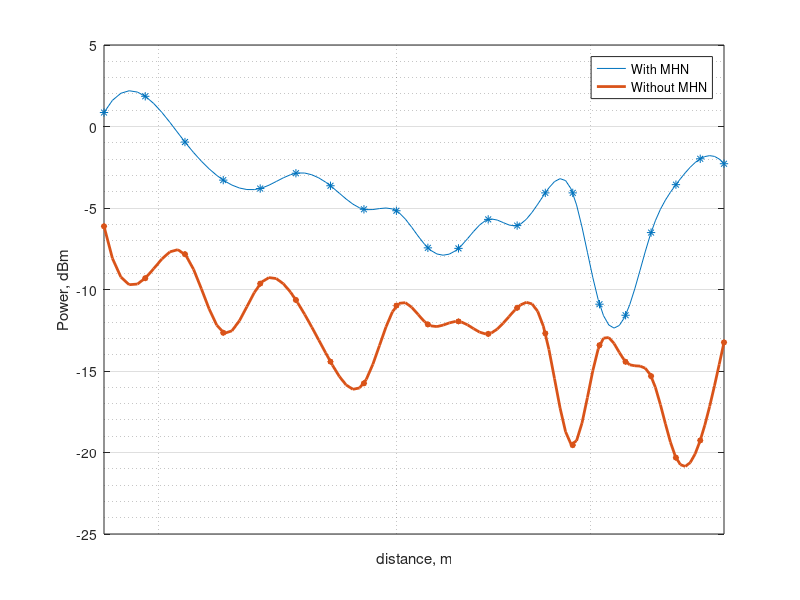

Recreate this plot in MATLAB. (Note: this script raises an error after producing the figure.)
%% Comparison between the received power level with and without M-H node:
%   Setup
%
%   1) With MHN      
%    
%   2) Withouth MHN
%
%%%%%%%%%%%%%%%%%%%%%%%%%%%%%%%%%%%%%%%%%%


clc;clear; close all;

%---With MH node ----------------------------------------------------------%
load('./data/data1_MH_DLOS_ESN_received_power.mat');
d1 = distance;
P1_dBm_calib = Power_ESN_rx_av_all_cal_dBm;
P1_w_calib   = Power_ESN_rx_av_all_cal_w;

load('./data/data1_MH_DLOS_ESN_rectified_voltage.mat');
V1_rms = V_rms_all;

%--Withouth MH node -------------------------------------------------------%
load('./data/data1_noMH_DLOS_ESN_received_power.mat');
d2 = distance;
P2_dBm_calib = Power_ESN_rx_av_all_cal_dBm;
P2_w_calib   = Power_ESN_rx_av_all_cal_w;

load('./data/data1_noMH_DLOS_ESN_rectified_voltage.mat');
V2_rms = V_rms_all;

% k = same as in previous % interpolated samples

%--Interpolation-----------------------------------------------------------%
k = 100; % interpolated samples

d1_q= linspace(d1(1,1),d1(1,end),k); 
d2_q= linspace(d2(1,1),d2(1,end),k);  
V1_rmsq = interp1(d1,V1_rms,d1_q, 'spline');
V2_rmsq = interp1(d2,V2_rms,d2_q, 'spline');

P1_dBm_calibq = interp1(d1,P1_dBm_calib,d1_q, 'spline');
P2_dBm_calibq = interp1(d2,P2_dBm_calib,d2_q, 'spline');



figure(1)
set(gca,'ColorOrderIndex',1);
plot( d1_q,P1_dBm_calibq,'-',d2_q,P2_dBm_calibq,'-',  'Linewidth', 2);
hold on; 
set(gca,'ColorOrderIndex',1);
semilogx(d1,P1_dBm_calib,'*',d2,P2_dBm_calib,'*', 'Linewidth', 3 ,'MarkerSize', 3.5);
grid minor;
grid on;xlabel('distance, m'), ylabel(['Power, dBm'])
legend('With MHN', 'Without MHN','Location','best');
xlim([min(d1) max(d1)])
saveas(gcf, append([ './graphs/comparsion_RX_power.fig']));
saveas(gcf, append([ './graphs/comparsion_RX_power.svg']));
saveas(gcf, append([ './graphs/comparsion_RX_power.jpeg']));

figure(2)
set(gca,'ColorOrderIndex',1);
plot(d1_q,V1_rmsq,'-',d2_q,V2_rmsq,'-', 'Linewidth', 2);
hold on; 
set(gca,'ColorOrderIndex',1);
semilogx(d1,V1_rms,'*',d2,V2_rms,'*', 'Linewidth', 3 ,'MarkerSize', 3.5);
grid minor;
grid on;xlabel('distance, m'), ylabel(['Voltage, V'])
legend('With MHN', 'Without MHN','Location','best');
xlim([min(d1) max(d1)])

saveas(gcf, append([ './graphs/comparsion_rectified_voltage.fig']));
saveas(gcf, append([ './graphs/comparsion_rectified_voltage.svg']));
saveas(gcf, append([ './graphs/comparsion_rectified_voltage.jpg']));


%% Other

figure(3)
subplot(2,1,1)
set(gca,'ColorOrderIndex',1);
plot(d1_q,P1_dBm_calibq,'-',  'Linewidth', 2);
hold on; 
set(gca,'ColorOrderIndex',1);
semilogx(d1,P1_dBm_calib,'*', 'Linewidth', 3 ,'MarkerSize', 3.5);
grid minor;xlim([min(d2) max(d2)])
grid on;xlabel('distance, m'), ylabel(['Received power level, dBm'])
legend('With MHN', 'Location','best');

subplot(2,1,2)
set(gca,'ColorOrderIndex',1);
plot(d1_q,V1_rmsq,'-', 'Linewidth', 2);
hold on; 
set(gca,'ColorOrderIndex',1);
semilogx(d1,V1_rms,'*','Linewidth', 3 ,'MarkerSize', 3.5);
grid minor;xlim([min(d1) max(d1)])
legend('With MHN', 'Location','best');
xlabel('distance, m'), ylabel(['Rectified voltage, V'])

%saveas(gcf, append([ './final_calibrated_graphs/comparsion_RX_power_rectified_voltage_case1.fig']));
%saveas(gcf, append([ './final_calibrated_graphs/comparsion_RX_power_rectified_voltage_case1.svg']));

figure(4)
subplot(2,1,1)
set(gca,'ColorOrderIndex',1);
plot(d2_q,P2_dBm_calibq,'-',  'Linewidth', 2);
hold on; 
set(gca,'ColorOrderIndex',1);
semilogx(d2,P2_dBm_calib,'*', 'Linewidth', 3 ,'MarkerSize', 3.5);
grid minor;xlim([min(d1) max(d1)])
grid on;xlabel('distance, m'), ylabel(['Received power level, dBm'])
legend('Without MHN','Location','best');

subplot(2,1,2)
set(gca,'ColorOrderIndex',1);
plot(d2_q,V2_rmsq,'-', 'Linewidth', 2);
hold on; 
set(gca,'ColorOrderIndex',1);
semilogx(d2,V2_rms,'*', 'Linewidth', 3 ,'MarkerSize', 3.5);
grid minor;xlim([min(d1) max(d1)])
legend('Without MHN','Location','best');
grid on;xlabel('distance, m'), ylabel(['Rectified voltage, V'])

%saveas(gcf, append([ './graphs/comparsion_RX_power_rectified_voltage_case2.fig']));
%saveas(gcf, append([ './graphs/comparsion_RX_power_rectified_voltage_case2.svg']));



diff_P2_P1 = (P1_dBm_calib - P2_dBm_calib);
diff_V2_V1rms = (V1_rms./V2_rms*100);

figure(5)
set(gca,'ColorOrderIndex',1);
plot(d1,diff_P2_P1,  'Linewidth', 2);
hold on; 
set(gca,'ColorOrderIndex',1);
semilogx(d1,diff_P2_P1,'*', 'Linewidth', 3 ,'MarkerSize', 3.5);
grid minor;xlim([min(d1) max(d1)])
grid on;xlabel('distance, m'), ylabel(['difference between power level, dB'])
legend('MHN DLOS minus No MHN','Location','best');
%saveas(gcf, append([ './graphs/comparsion_MHN_vs_noMHN_DLOS_power.fig']));
%saveas(gcf, append([ './graphs/comparsion_MHN_vs_noMHN_DLOS_power.svg']));

figure(6)
set(gca,'ColorOrderIndex',1);
plot(d1,diff_V2_V1rms,  'Linewidth', 2);
hold on; 
set(gca,'ColorOrderIndex',1);
semilogx(d1,diff_V2_V1rms,'*', 'Linewidth', 3 ,'MarkerSize', 3.5);
grid minor;xlim([min(d1) max(d1)])
grid on;xlabel('distance, m'), ylabel(['difference between rectified voltage, %'])
legend('MHN DLOS vs No MHN','Location','best');
%saveas(gcf, append([ './graphs/comparsion_MHN_vs_noMHN_DLOS_voltage.fig']));
%saveas(gcf, append([ './graphs/comparsion_MHN_vs_noMHN_DLOS_voltage.svg']));



[d1; P1_dBm_calib; V1_rms; V1_rms.^2/3000./P1_w_calib*100]'


[d2; P2_dBm_calib; V2_rms; V2_rms.^2/3000./P2_w_calib*100]'